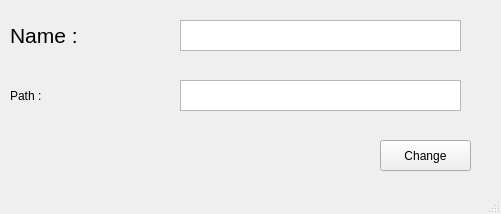
<?xml version="1.0" encoding="UTF-8"?>
<ui version="4.0">
 <class>ChangePath</class>
 <widget class="QMainWindow" name="ChangePath">
  <property name="geometry">
   <rect>
    <x>0</x>
    <y>0</y>
    <width>501</width>
    <height>214</height>
   </rect>
  </property>
  <property name="windowTitle">
   <string>MainWindow</string>
  </property>
  <widget class="QWidget" name="centralwidget">
   <widget class="QPlainTextEdit" name="cPath">
    <property name="geometry">
     <rect>
      <x>180</x>
      <y>80</y>
      <width>281</width>
      <height>31</height>
     </rect>
    </property>
   </widget>
   <widget class="QLabel" name="label">
    <property name="geometry">
     <rect>
      <x>10</x>
      <y>80</y>
      <width>81</width>
      <height>31</height>
     </rect>
    </property>
    <property name="styleSheet">
     <string notr="true">font: 14pt &quot;MS Shell Dlg 2&quot;;
font: 16pt &quot;MS Shell Dlg 2&quot;;</string>
    </property>
    <property name="text">
     <string>Path :</string>
    </property>
   </widget>
   <widget class="QPlainTextEdit" name="cName">
    <property name="geometry">
     <rect>
      <x>180</x>
      <y>20</y>
      <width>281</width>
      <height>31</height>
     </rect>
    </property>
   </widget>
   <widget class="QLabel" name="label_2">
    <property name="geometry">
     <rect>
      <x>10</x>
      <y>20</y>
      <width>71</width>
      <height>31</height>
     </rect>
    </property>
    <property name="text">
     <string>&lt;html&gt;&lt;head/&gt;&lt;body&gt;&lt;p&gt;&lt;span style=&quot; font-size:16pt;&quot;&gt;Name :&lt;/span&gt;&lt;/p&gt;&lt;/body&gt;&lt;/html&gt;</string>
    </property>
   </widget>
   <widget class="QPushButton" name="pushButton">
    <property name="geometry">
     <rect>
      <x>380</x>
      <y>140</y>
      <width>91</width>
      <height>31</height>
     </rect>
    </property>
    <property name="text">
     <string>Change</string>
    </property>
   </widget>
  </widget>
  <widget class="QMenuBar" name="menubar">
   <property name="geometry">
    <rect>
     <x>0</x>
     <y>0</y>
     <width>501</width>
     <height>21</height>
    </rect>
   </property>
  </widget>
  <widget class="QStatusBar" name="statusbar"/>
 </widget>
 <resources/>
 <connections/>
</ui>
